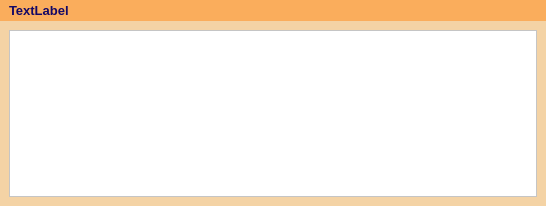
<?xml version="1.0" encoding="UTF-8"?>
<ui version="4.0">
 <class>FormDicom</class>
 <widget class="QWidget" name="FormDicom">
  <property name="geometry">
   <rect>
    <x>0</x>
    <y>0</y>
    <width>546</width>
    <height>206</height>
   </rect>
  </property>
  <property name="sizePolicy">
   <sizepolicy hsizetype="Preferred" vsizetype="Preferred">
    <horstretch>0</horstretch>
    <verstretch>0</verstretch>
   </sizepolicy>
  </property>
  <property name="windowTitle">
   <string>Dicominfo</string>
  </property>
  <property name="windowIcon">
   <iconset resource="../qrc/basicviewer.qrc">
    <normaloff>:/images/main.ico</normaloff>:/images/main.ico</iconset>
  </property>
  <property name="styleSheet">
   <string notr="true">QWidget {
	background-color: #F4D3A5;
	color: #FFFFFF;
}

QSlider::handle::vertical {
	height: 16px;
	background: #FFFFFF;
	border: #000066;
	border-radius: 0px;
}

QSlider::groove::vertical {
	background-color: #353662;
	width: 8px;
	border: 1px solid #7374A0;
}

QSlider::handle::horizontal {
	width: 16px;
	background: #FFFFFF;
	border: #000066;
	border-radius: 0px;
}

QSlider::groove::horizontal {
	background-color: #353662;
	height: 8px;
	border: 1px solid #7374A0;
}

QPushButton {
	border: 1px solid #8f8f91;
	color: #444444;
	background-color: qlineargradient(x1: 0, y1: 0, x2: 0, y2: 1, stop: 0 #f6f7fa, stop: 1 #dadbde);
	padding-bottom: 2px;
	margin: 1px;
	padding: 2px;
	font-size: 14px;
}

QPushButton:pressed {
	color: #000000;
	background-color: qlineargradient(x1: 0, y1: 0, x2: 0, y2: 1, stop: 0 #dadbde, stop: 1 #f6f7fa);
}

QFrame {
	background-color: #FFFFFF;
	color: #000000;
}</string>
  </property>
  <layout class="QGridLayout" name="gridLayout">
   <property name="margin">
    <number>0</number>
   </property>
   <property name="spacing">
    <number>0</number>
   </property>
   <item row="0" column="0">
    <widget class="QWidget" name="widget" native="true">
     <property name="minimumSize">
      <size>
       <width>0</width>
       <height>21</height>
      </size>
     </property>
     <property name="maximumSize">
      <size>
       <width>16777215</width>
       <height>21</height>
      </size>
     </property>
     <property name="styleSheet">
      <string notr="true">QWidget {
	background-color: #FAAD5C;
}

QLabel {
	font: 75 10pt &quot;Arial&quot;;
	font-weight: bold;
	color: #140865;
}

QToolButton { 
	border: 0px;
}</string>
     </property>
     <layout class="QHBoxLayout" name="horizontalLayout_4">
      <property name="spacing">
       <number>0</number>
      </property>
      <property name="margin">
       <number>0</number>
      </property>
      <item>
       <widget class="QLabel" name="lblTitle">
        <property name="font">
         <font>
          <family>Arial</family>
          <pointsize>10</pointsize>
          <weight>75</weight>
          <italic>false</italic>
          <bold>true</bold>
         </font>
        </property>
        <property name="text">
         <string>TextLabel</string>
        </property>
        <property name="indent">
         <number>9</number>
        </property>
       </widget>
      </item>
      <item>
       <widget class="QToolButton" name="btnClose">
        <property name="minimumSize">
         <size>
          <width>20</width>
          <height>20</height>
         </size>
        </property>
        <property name="maximumSize">
         <size>
          <width>20</width>
          <height>20</height>
         </size>
        </property>
        <property name="text">
         <string/>
        </property>
        <property name="icon">
         <iconset resource="../qrc/basicviewer.qrc">
          <normaloff>:/images/close_dialog.png</normaloff>:/images/close_dialog.png</iconset>
        </property>
       </widget>
      </item>
     </layout>
    </widget>
   </item>
   <item row="1" column="0">
    <layout class="QHBoxLayout" name="horizontalLayout_3">
     <property name="margin">
      <number>9</number>
     </property>
     <item>
      <widget class="QPlainTextEdit" name="txtDicominfo">
       <property name="lineWrapMode">
        <enum>QPlainTextEdit::NoWrap</enum>
       </property>
       <property name="readOnly">
        <bool>true</bool>
       </property>
      </widget>
     </item>
    </layout>
   </item>
  </layout>
 </widget>
 <resources>
  <include location="../qrc/basicviewer.qrc"/>
 </resources>
 <connections/>
</ui>
